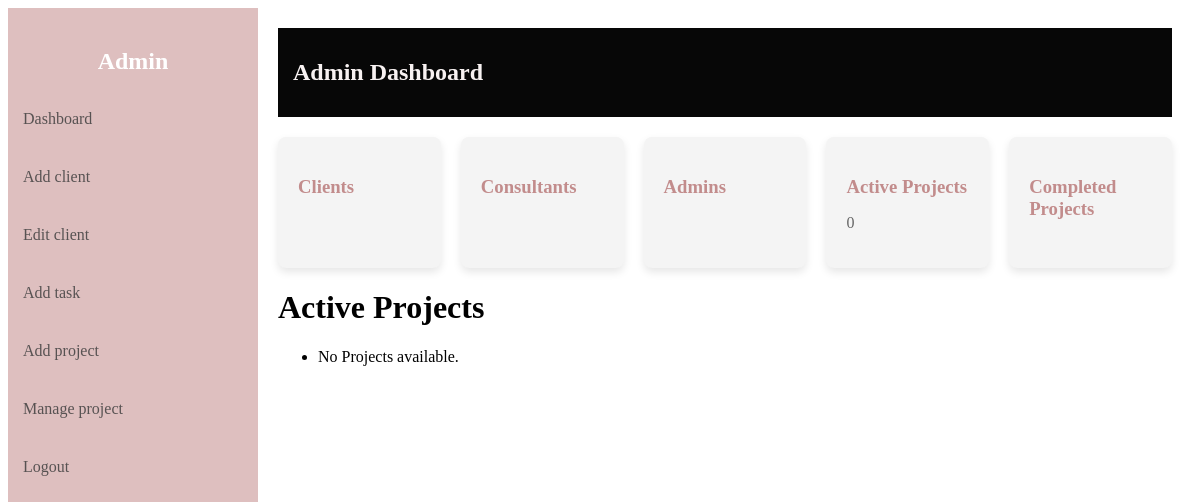
/active/projects/list (signed in), run on an earlier commit of the app's database.
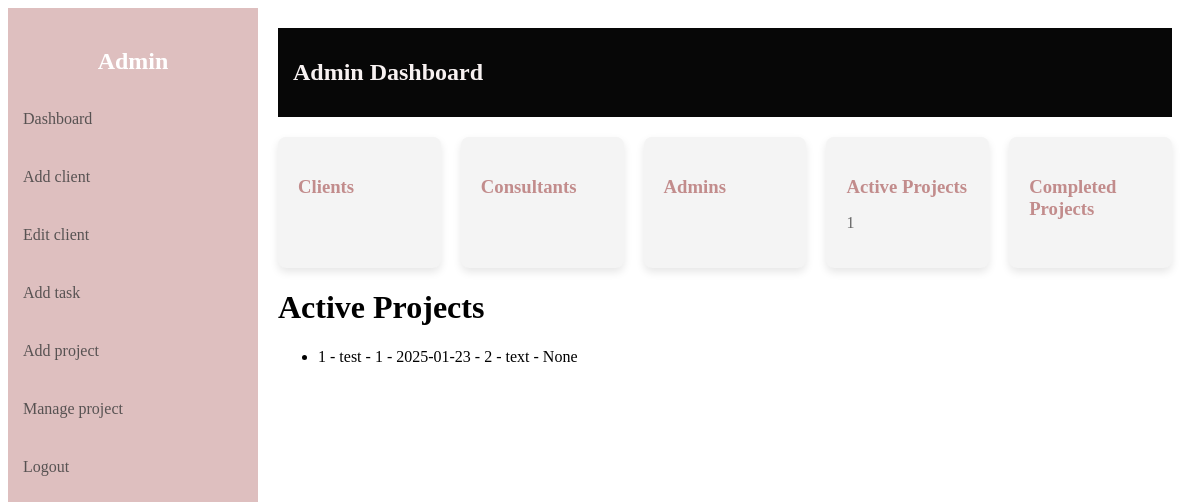
And on a later commit of the database.
### server.py (models this page shows)
class Project(db.Model):
    id = db.Column(db.Integer, primary_key=True)
    name = db.Column(db.String(150), nullable=False)
    client_id = db.Column(db.Integer, db.ForeignKey('client.id'), nullable=False)
    deadline = db.Column(db.Date, nullable=True)
    consultant_id = db.Column(db.Integer, db.ForeignKey('user.id'), nullable=True)
    description = db.Column(db.String(500), nullable=True)
    completed = db.Column(db.Boolean, default=False, nullable=False)
    consultants = db.relationship('User', secondary=project_consultants, back_populates='projects')

### server.py (the view)
@app.route('/active/projects/list')
@login_required
def active_projects():
    if current_user.role != 'admin':
        return "Unauthorized", 403
    all_active_projects = Project.query.filter_by(completed=False).all()
    total_active_projects = Project.query.filter_by(completed=False).count()
    return render_template('active_projects_list.html', active_projects=all_active_projects, total_active_projects=total_active_projects)

### server.py (called while the page is built)
@login_manager.user_loader
def load_user(user_id):
    return User.query.get(int(user_id))

### templates/active_projects_list.html (shortened to what this page needs)
{% extends 'dashboard.html' %}
{% block content %}
    <h1>Active Projects</h1>
        <ul>
            {% for active_project in active_projects %}
            <li>
                {{active_project.id }} -
                {{ active_project.name }} -
                {{ active_project.client_id }} -
                {{ active_project.deadline}} -
                {{ active_project.consultant_id }} -
                {{ active_project.description }} -
                {{ active_project.consultants if active_project.consultants else "None" }}
            </li>
            {% else %}
            <li>No Projects available.</li>
            {% endfor %}
        </ul>
{% endblock %}

What changed in the data, as far as the page shows it:
now on this page (row edited): Project: id "1", name "test", client_id "1", deadline "2025-01-23", consultant_id "2", description "text", consultants "None"
Also different on the page:
{{ total_active_projects }}: "0" → "1"
text no longer shown: "No Projects available."
